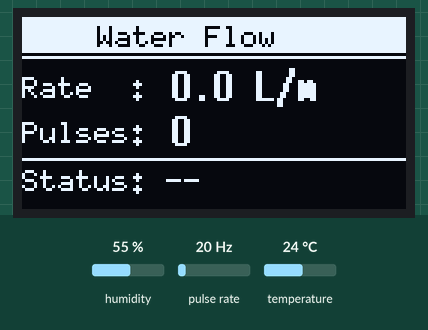
This sketch was run on a simulated ESP32. Parts: 128×64 one-colour display. Wiring (inferred from the names in the program): pulse sensor: data GPIO 27. The test bench sets the inputs (shaded band); at power-on: pulse rate 20 Hz, humidity 55 %, temperature 24 °C. No radio packets arrive unless stated; what the sketch prints to the serial monitor is not drawn.

Above: at 8.7 s.
8.8 s: pulse rate (sensor on GPIO 27) set to 4 Hz
At 11.5 s:
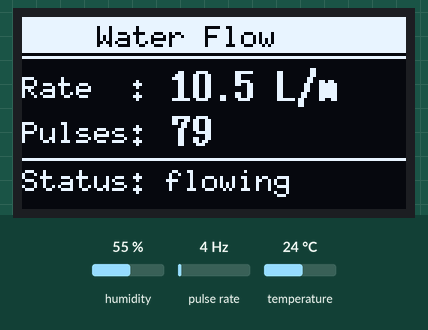
22.8 s: pulse rate (sensor on GPIO 27) set to 50 Hz
At 31.8 s:
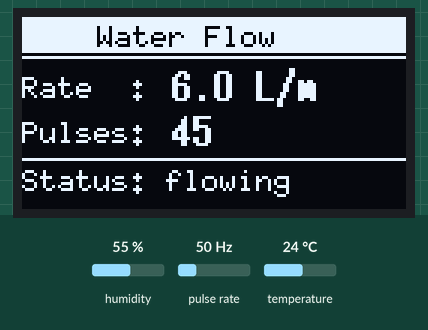
36.0 s: pulse rate (sensor on GPIO 27) set to 100 Hz
At 48.7 s:
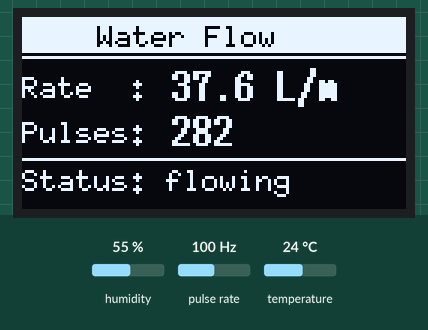
50.0 s: humidity set to 22 %
At 61.9 s:
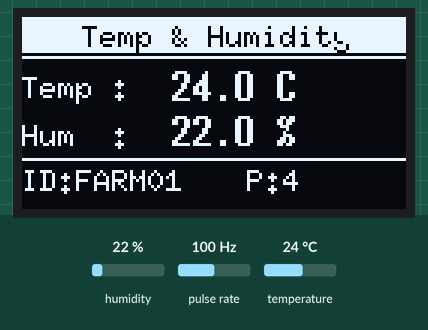
Timing chart, 0 to 63.4 s (numbered marks = the images above; inputs shaded):
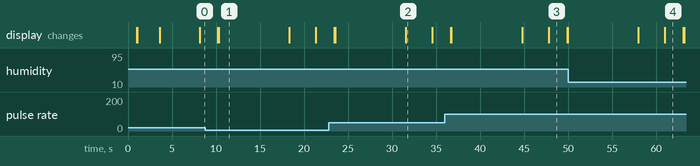

Measured:
- what the display in image 1 shows lasts 8.0 s, from 10.3 s to 18.3 s
- what the display in image 2 shows lasts 3.0 s, from 31.6 s to 34.6 s
- what the display in image 3 shows lasts 2.1 s, from 47.8 s to 49.9 s

The sketch:

tranmitter_code.ino
```cpp
#include <SPI.h>
#include <LoRa.h>
#include <DHT.h>
#include <WiFi.h>
#include <Wire.h>
#include <U8g2lib.h>

// ── LoRa Pin Definitions ──────────────────────────────
#define LORA_SS   5
#define LORA_RST  14
#define LORA_DIO0 2

// ── DHT11 ─────────────────────────────────────────────
#define DHTPIN  26
#define DHTTYPE DHT11

// ── OLED SH1106 1.3" I2C ─────────────────────────────
U8G2_SH1106_128X64_NONAME_F_HW_I2C
  u8g2(U8G2_R0, U8X8_PIN_NONE);

// ── Water Flow Sensor ─────────────────────────────────
#define FLOW_SENSOR_PIN 27

// ── Device Identity ───────────────────────────────────
#define DEVICE_ID "FARM01"

// ── Device MAC (auto-read from WiFi chip) ─────────────
String DEVICE_MAC = "";

// ── Globals ───────────────────────────────────────────
DHT dht(DHTPIN, DHTTYPE);
int packetNumber = 0;

volatile unsigned long pulseCount = 0;

// ── Last sensor readings (for display) ───────────────
float         g_temperature = 0.0;
float         g_humidity    = 0.0;
unsigned long g_pulses      = 0;
float         g_flowRate    = 0.0;
String        g_flowStatus  = "--";

// ── Display Page Control ──────────────────────────────
int           displayPage    = 0;
unsigned long lastPageSwitch = 0;
const long    PAGE_INTERVAL  = 3000;

// ─────────────────────────────────────────────────────
//  Auto-read MAC from WiFi chip (no network needed)
// ─────────────────────────────────────────────────────
String getMacAddress() {
  WiFi.mode(WIFI_STA);
  delay(500);
  String mac = WiFi.macAddress();  // "A4:E5:7C:66:F4:A0"
  mac.replace(":", "-");           // "A4-E5-7C-66-F4-A0"
  return mac;
}

// ─────────────────────────────────────────────────────
//  Interrupt — Flow Sensor Pulse Counter
// ─────────────────────────────────────────────────────
void IRAM_ATTR pulseCounter() {
  pulseCount++;
}

// ─────────────────────────────────────────────────────
//  Page 1 — Temperature + Humidity
// ─────────────────────────────────────────────────────
void showDHTPage() {
  u8g2.clearBuffer();

  u8g2.setFont(u8g2_font_6x10_tf);
  u8g2.drawBox(0, 0, 128, 12);
  u8g2.setDrawColor(0);
  u8g2.drawStr(20, 10, "Temp & Humidity");
  u8g2.setDrawColor(1);
  u8g2.drawHLine(0, 13, 128);

  u8g2.setFont(u8g2_font_6x10_tf);
  u8g2.drawStr(0, 27, "Temp :");
  u8g2.setFont(u8g2_font_7x14B_tf);
  u8g2.drawStr(50, 28, (String(g_temperature, 1) + " C").c_str());

  u8g2.setFont(u8g2_font_6x10_tf);
  u8g2.drawStr(0, 43, "Hum  :");
  u8g2.setFont(u8g2_font_7x14B_tf);
  u8g2.drawStr(50, 43, (String(g_humidity, 1) + " %").c_str());

  u8g2.drawHLine(0, 47, 128);

  u8g2.setFont(u8g2_font_6x10_tf);
  u8g2.drawStr(0,  58, ("ID:" + String(DEVICE_ID)).c_str());
  u8g2.drawStr(75, 58, ("P:" + String(packetNumber)).c_str());

  // Page indicator dots
  u8g2.drawDisc(108, 6, 2);    // filled = active
  u8g2.drawCircle(116, 6, 2);
  u8g2.drawCircle(124, 6, 2);

  u8g2.sendBuffer();
}

// ─────────────────────────────────────────────────────
//  Page 2 — Water Flow
// ─────────────────────────────────────────────────────
void showFlowPage() {
  u8g2.clearBuffer();

  u8g2.setFont(u8g2_font_6x10_tf);
  u8g2.drawBox(0, 0, 128, 12);
  u8g2.setDrawColor(0);
  u8g2.drawStr(25, 10, "Water Flow");
  u8g2.setDrawColor(1);
  u8g2.drawHLine(0, 13, 128);

  u8g2.setFont(u8g2_font_6x10_tf);
  u8g2.drawStr(0, 27, "Rate  :");
  u8g2.setFont(u8g2_font_7x14B_tf);
  u8g2.drawStr(50, 28, (String(g_flowRate, 1) + " L/m").c_str());

  u8g2.setFont(u8g2_font_6x10_tf);
  u8g2.drawStr(0, 42, "Pulses:");
  u8g2.setFont(u8g2_font_7x14B_tf);
  u8g2.drawStr(50, 43, String(g_pulses).c_str());

  u8g2.drawHLine(0, 47, 128);

  u8g2.setFont(u8g2_font_6x10_tf);
  u8g2.drawStr(0, 58, ("Status: " + g_flowStatus).c_str());

  // Page indicator dots
  u8g2.drawCircle(108, 6, 2);
  u8g2.drawDisc(116, 6, 2);    // filled = active
  u8g2.drawCircle(124, 6, 2);

  u8g2.sendBuffer();
}

// ─────────────────────────────────────────────────────
//  Page 3 — Signal Quality  (TX side: shows TX power + MAC)
// ─────────────────────────────────────────────────────
void showSignalPage() {
  u8g2.clearBuffer();

  u8g2.setFont(u8g2_font_6x10_tf);
  u8g2.drawBox(0, 0, 128, 12);
  u8g2.setDrawColor(0);
  u8g2.drawStr(22, 10, "TX  Info");
  u8g2.setDrawColor(1);
  u8g2.drawHLine(0, 13, 128);

  u8g2.setFont(u8g2_font_6x10_tf);
  u8g2.drawStr(0, 27, "TX Pwr:");
  u8g2.setFont(u8g2_font_7x14B_tf);
  u8g2.drawStr(50, 28, "20 dBm");

  u8g2.setFont(u8g2_font_6x10_tf);
  u8g2.drawStr(0, 42, "PKT No:");
  u8g2.setFont(u8g2_font_7x14B_tf);
  u8g2.drawStr(50, 43, String(packetNumber).c_str());

  u8g2.drawHLine(0, 47, 128);


  // Page indicator dots
  u8g2.drawCircle(108, 6, 2);
  u8g2.drawCircle(116, 6, 2);
  u8g2.drawDisc(124, 6, 2);    // filled = active

  u8g2.sendBuffer();
  u8g2.setFont(u8g2_font_5x7_tf);

String mac1 = DEVICE_MAC.substring(0, 8);
String mac2 = DEVICE_MAC.substring(9);

u8g2.drawStr(0, 56, mac1.c_str());
u8g2.drawStr(0, 64, mac2.c_str());
}

// ─────────────────────────────────────────────────────
//  Startup Screen
// ─────────────────────────────────────────────────────
void showStartupScreen() {
  u8g2.clearBuffer();
  u8g2.setFont(u8g2_font_7x14B_tf);
  u8g2.drawStr(20, 18, "LoRa TX");
  u8g2.setFont(u8g2_font_6x10_tf);
  u8g2.drawStr(10, 32, "DHT11 + Water Flow");
  u8g2.drawStr(20, 44, "433MHz  SF9  4/5");
  u8g2.drawStr(25, 58, "ID: FARM01");
  u8g2.sendBuffer();
  delay(2000);
}

// ─────────────────────────────────────────────────────
//  Sending Screen
// ─────────────────────────────────────────────────────
void showSendingScreen() {
  String pktStr = "PKT #" + String(packetNumber);
  u8g2.clearBuffer();
  u8g2.setFont(u8g2_font_7x14B_tf);
  u8g2.drawStr(15, 28, "Sending...");
  u8g2.setFont(u8g2_font_6x10_tf);
  u8g2.drawStr(10, 44, pktStr.c_str());
  u8g2.sendBuffer();
}

// ─────────────────────────────────────────────────────
//  Update Display — cycle through pages
// ─────────────────────────────────────────────────────
void updateDisplay() {
  if (displayPage == 0)      showDHTPage();
  else if (displayPage == 1) showFlowPage();
  else                       showSignalPage();
}

// ─────────────────────────────────────────────────────
//  Setup
// ─────────────────────────────────────────────────────
void setup() {
  Serial.begin(115200);
  delay(1000);
  Serial.println("=== LoRa Transmitter Starting ===");

  // ── OLED Init ──────────────────────────────────────
  Wire.begin(21, 22);
  u8g2.begin();
  u8g2.setContrast(255);
  showStartupScreen();
  Serial.println("OLED Initialized!");

  // ── Auto-read MAC (no WiFi connection needed) ──────
  DEVICE_MAC = getMacAddress();
  Serial.println("Device MAC  : " + DEVICE_MAC);
  Serial.println("Device ID   : " + String(DEVICE_ID));

  // ── DHT11 Init ─────────────────────────────────────
  dht.begin();

  // ── Flow Sensor Interrupt ──────────────────────────
  pinMode(FLOW_SENSOR_PIN, INPUT_PULLUP);
  attachInterrupt(digitalPinToInterrupt(FLOW_SENSOR_PIN), pulseCounter, FALLING);

  // ── Init LoRa ──────────────────────────────────────
  LoRa.setPins(LORA_SS, LORA_RST, LORA_DIO0);

  if (!LoRa.begin(433E6)) {
    Serial.println("LoRa init FAILED! Check wiring.");
    u8g2.clearBuffer();
    u8g2.setFont(u8g2_font_7x14B_tf);
    u8g2.drawStr(10, 30, "LoRa FAILED!");
    u8g2.setFont(u8g2_font_6x10_tf);
    u8g2.drawStr(5, 50, "Check wiring & reset");
    u8g2.sendBuffer();
    while (true);
  }

  // ── LoRa Parameters ────────────────────────────────
  LoRa.setSpreadingFactor(9);
  LoRa.setSignalBandwidth(125E3);
  LoRa.setCodingRate4(5);
  LoRa.setTxPower(20);

  Serial.println("LoRa Initialized Successfully!");
  Serial.println("Frequency   : 433 MHz");
  Serial.println("SF          : 9");
  Serial.println("Bandwidth   : 125 kHz");
  Serial.println("Coding Rate : 4/5");
  Serial.println("TX Power    : 20 dBm");
  Serial.println("Waiting to transmit...\n");

  // ── Ready Screen ───────────────────────────────────
  u8g2.clearBuffer();
  u8g2.setFont(u8g2_font_7x14B_tf);
  u8g2.drawStr(10, 25, "LoRa Ready!");
  u8g2.setFont(u8g2_font_6x10_tf);
  u8g2.drawStr(5,  42, "433MHz | SF9 | 20dBm");
  u8g2.drawStr(15, 56, "Reading sensors...");
  u8g2.sendBuffer();
  delay(1500);

  lastPageSwitch = millis();
}

// ─────────────────────────────────────────────────────
//  Loop
// ─────────────────────────────────────────────────────
void loop() {

  // ── Auto Page Switch every 3 seconds ─────────────
  if (millis() - lastPageSwitch >= PAGE_INTERVAL) {
    displayPage = (displayPage + 1) % 3;
    lastPageSwitch = millis();
    updateDisplay();
  }

  // ── Read DHT11 ───────────────────────────────────
  float temperature = dht.readTemperature();
  float humidity    = dht.readHumidity();

  if (isnan(temperature) || isnan(humidity)) {
    Serial.println("[DHT] Read failed! Check wiring.");
    u8g2.clearBuffer();
    u8g2.setFont(u8g2_font_6x10_tf);
    u8g2.drawStr(10, 32, "DHT Read Failed!");
    u8g2.drawStr(10, 46, "Check wiring...");
    u8g2.sendBuffer();
    delay(5000);
    return;
  }

  g_temperature = temperature;
  g_humidity    = humidity;

  // ── Count Flow Pulses for 5 seconds ──────────────
  pulseCount = 0;
  unsigned long flowStart = millis();
  while (millis() - flowStart < 5000) {
    if (millis() - lastPageSwitch >= PAGE_INTERVAL) {
      displayPage = (displayPage + 1) % 3;
      lastPageSwitch = millis();
      updateDisplay();
    }
    delay(50);
  }

  g_pulses     = pulseCount;
  g_flowRate   = g_pulses / 7.5;
  g_flowStatus = (g_pulses > 0) ? "flowing" : "idle";

  packetNumber++;

  // ── Build Data String (MAC auto-included) ─────────
  // Format: PKT:1,TEMP:28.5,HUM:64.0,PULSES:45,FLOW:6.0,STATUS:flowing,ID:FARM01,MAC:A4-E5-7C-66-F4-A0
  String data = "PKT:"     + String(packetNumber)
            + ",TEMP:"   + String(g_temperature, 1)
            + ",HUM:"    + String(g_humidity, 1)
            + ",PULSES:" + String(g_pulses)
            + ",FLOW:"   + String(g_flowRate, 1)
            + ",STATUS:" + g_flowStatus
            + ",ID:"     + String(DEVICE_ID)
            + ",MAC:"    + DEVICE_MAC;

  // ── Print to Serial ───────────────────────────────
  Serial.println("\n=============================");
  Serial.println("Packet No   : " + String(packetNumber));
  Serial.println("Temperature : " + String(g_temperature, 1) + " C");
  Serial.println("Humidity    : " + String(g_humidity, 1)    + " %");
  Serial.println("Pulses      : " + String(g_pulses));
  Serial.println("Flow Rate   : " + String(g_flowRate, 1)    + " L/min");
  Serial.println("Flow Status : " + g_flowStatus);
  Serial.println("Device ID   : " + String(DEVICE_ID));
  Serial.println("Device MAC  : " + DEVICE_MAC);
  Serial.println("Data String : " + data);
  Serial.println("Packet Size : " + String(data.length())    + " bytes");
  Serial.println("=============================");

  // ── Flash Sending Screen ──────────────────────────
  showSendingScreen();

  // ── Transmit via LoRa ─────────────────────────────
  Serial.println("[LORA] Sending via LoRa...");
  LoRa.beginPacket();
  LoRa.print(data);
  LoRa.endPacket();
  Serial.println("[LORA] Packet sent! #" + String(packetNumber));

  // ── Update display immediately after TX ───────────
  updateDisplay();
  lastPageSwitch = millis();

  // ── Wait 8 seconds before next cycle ─────────────
  unsigned long waitStart = millis();
  while (millis() - waitStart < 8000) {
    if (millis() - lastPageSwitch >= PAGE_INTERVAL) {
      displayPage = (displayPage + 1) % 3;
      lastPageSwitch = millis();
      updateDisplay();
    }
    delay(8000);
  }
}
```
